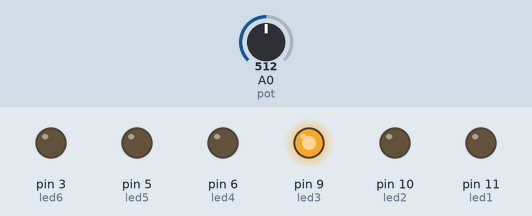
This sketch was run on a simulated Arduino Uno, built with avr-gcc and run on an emulated ATmega328P. Shown: output pins drawn as LEDs (lit = HIGH). The test bench sets the inputs (shaded band); at power-on: A0 (pot) = 512.

Above: at 1.2 s.
1.3 s: A0 (pot) set to 716
At 1.6 s:
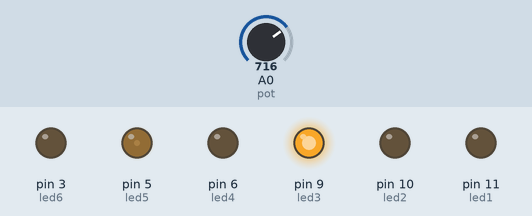
2.8 s: A0 (pot) set to 900
At 3.9 s:
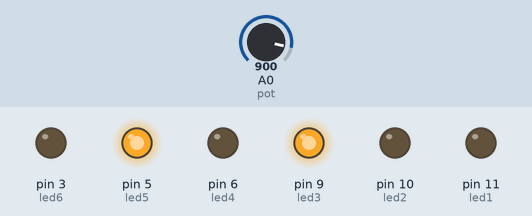
4.3 s: A0 (pot) set to 1023
At 5.0 s:
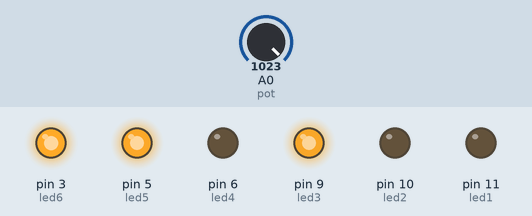
5.8 s: A0 (pot) set to 306
At 6.2 s:
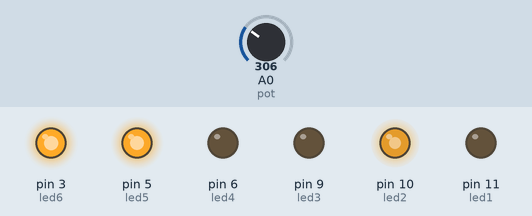
7.3 s: A0 (pot) set to 245
At 8.5 s:
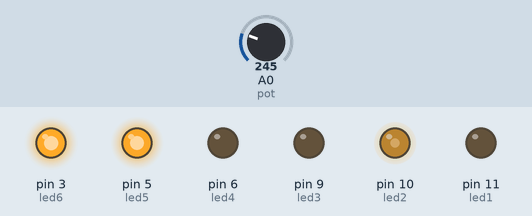
Timing chart, 0 to 9.8 s (numbered marks = the images above; inputs shaded):
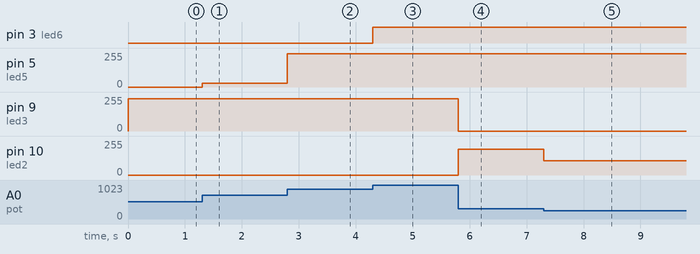

The sketch:

Potenciomentro_Led_MAP.ino
```cpp
// CONSTANTES ===============================
#define led1 11
#define led2 10
#define led3 9
#define led4 6
#define led5 5
#define led6 3
#define pot A0
//===========================================

//DEFINIÇÕES de ENTRADA E SAIDA =============
void setup()
{
  pinMode(led1, OUTPUT);
  pinMode(led2, OUTPUT);
  pinMode(led3, OUTPUT);
  pinMode(led4, OUTPUT);
  pinMode(led5, OUTPUT);
  pinMode(led6, OUTPUT);
  pinMode(A0, INPUT);
}

// LEITURA PORT ANALOGIVA COM CONVERSÃO MAP PARA ~PWN ==========
void loop()
{
 int v = map(analogRead(pot),0,1023,0,255);
  if((v >= 0) and (v <= 43)){
   int i1 = map(v,0,43,0,255);
   analogWrite(led1,i1);
   analogWrite(led2,LOW);
  }else if((v >= 43) and (v <= 86)){
   int i2 = map(v,43,86,0,255);
   analogWrite(led2,i2);
   analogWrite(led3,LOW);
  }else if((v >= 86) and (v <= 129)){
   int i3 = map(v,86,129,0,255);
   analogWrite(led3,i3);
   analogWrite(led4,LOW);
  }else if((v >= 129) and (v <= 172)){
   int i4 = map(v,129,172,0,255);
   analogWrite(led4,i4);
   analogWrite(led5,LOW);
  }else if((v >= 172) and (v <= 225)){
   int i5 = map(v,172,225,0,255);
   analogWrite(led5,i5);
   analogWrite(led6,LOW);
  }else if((v >= 225) and (v <= 255)){
   int i6 = map(v,225,255,0,255);
   analogWrite(led6,i6);
  }
}
//===========================================
```

Measured:
- after the input at 1.3 s, pin 5 (led5): 0/255 → 28/255 at once
- after the input at 2.8 s, pin 5 (led5): 28/255 → 250/255 at once
- after the input at 4.3 s, pin 3 (led6): LOW → HIGH at once
- after the input at 5.8 s, pin 9 (led3): 243/255 → 0/255 at once; pin 10 (led2): 0/255 → 195/255 at once
- after the input at 7.3 s, pin 10 (led2): 195/255 → 106/255 at once
